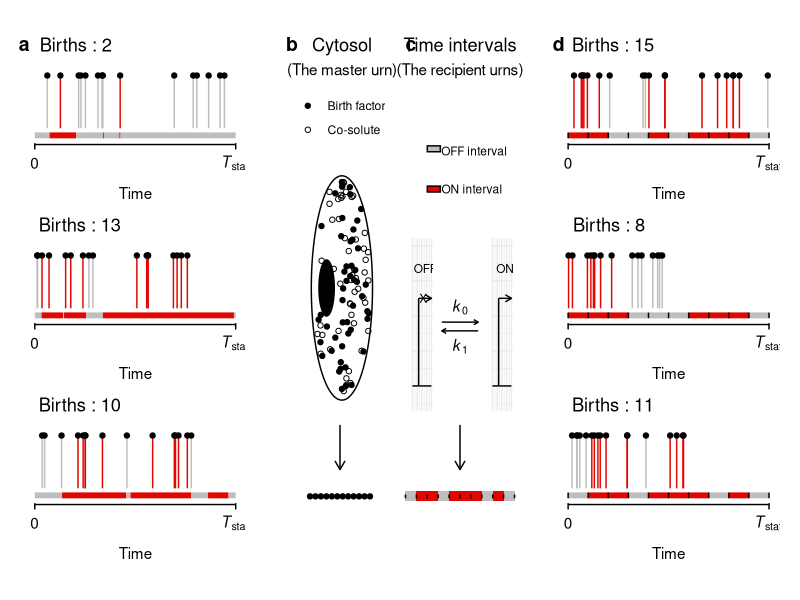

This chart was generated by the following R code:
library(tidyverse)
library(magrittr)
library(cowplot)

df <- data.frame(x = seq(0, 2*pi, length.out = 1000) %>% sin(),
                 y = seq(0, 2*pi, length.out = 1000) %>% cos())

df1 <- data.frame(x = (runif(10^2.4, 0, 1)*runif(10^2.4, 0, 4*pi)) %>% sin(),
                  y = (runif(10^2.4, 0, 1)*runif(10^2.4, 0, 4*pi)) %>% cos()) %>%
  subset(., x^2 + y^2 < 0.9) %>%
  subset(., (x+0.5)^2 + y^2 > 0.0625)

df1$group <- c("Birth factor", "Co-solute")[sample(2, nrow(df1), replace = T)] %>% 
  factor(., levels = c("Birth factor", "Co-solute"))

df2 <- data.frame(x = seq(0, 2*pi, length.out = 1000) %>% sin() %>%
                    multiply_by(., 0.25) %>% add(., -0.5),
                  y = seq(0, 2*pi, length.out = 1000) %>% cos() %>%
                    multiply_by(., 0.25))

p1 <- ggplot(df, aes(x, y)) +
  geom_path() +
  theme_minimal() +
  geom_point(data = df1, aes(x, y, shape = group), inherit.aes = F) +
  geom_line(data = df2, aes(x, y)) +
  ggtitle("Cytosol", subtitle = "(The master urn)") +
  theme(panel.grid = element_blank(),
        axis.text = element_blank(),
        axis.title = element_blank(),
        plot.title = element_text(hjust = 0.5),
        plot.subtitle = element_text(hjust = 0.5),
        legend.title = element_blank(),
        legend.direction = "vertical",
        legend.position = "top") +
  scale_shape_manual(values = c(19, 1)) +
  coord_cartesian(xlim = c(-1.5, 1.5))


#--------------

df <- data.frame(x = NA, y = NA)
p_basic <- ggplot(df, aes(x, y)) +
  theme_minimal() +
  annotate(geom = "segment",
           x = 0,
           xend = 1, 
           y = 0, 
           yend = 0) +
  annotate(geom = "segment",
           x = 0.33,
           xend = 0.33, 
           y = 0, 
           yend = 0.5) +
  annotate(geom = "segment",
           x = 0.33,
           xend = 1, 
           y = 0.5, 
           yend = 0.5,
           arrow = arrow(length = unit(0.07, "inches"))) +
  theme(#panel.grid = element_blank(),
    axis.text = element_blank(),
    axis.title = element_blank())

p2a <- p_basic + annotate(geom = "text",
                          x = 0.57,
                          y = 0.5,
                          label = "X", size = 3) +
  annotate(geom = "text",
           x = 0.67,
           y = 0.67,
           label = "OFF", size = 3) +
  coord_cartesian(ylim = c(-0.1, 0.8))

p2c <- ggplot(df, aes(x, y)) +
  annotate(geom = "segment",
           x = 0,
           xend = 1, 
           y = 0.15, 
           yend = 0.15,
           arrow = arrow(length = unit(0.05, "inches"))) +
  annotate(geom = "segment",
           x = 1,
           xend = 0, 
           y = -0.15, 
           yend = -0.15,
           arrow = arrow(length = unit(0.05, "inches"))) +
  annotate(geom = "text",
           x = 0.5, 
           y = 0.67,
           label = expression(italic("k")[0])) +
  annotate(geom = "text",
           x = 0.5, 
           y = -0.67,
           label = expression(italic("k")[1])) +
  theme_nothing() +
  coord_cartesian(ylim = c(-3, 3))

p2_prefix <- ggplot(data.frame(), aes()) +
  ggtitle("Time intervals", 
          subtitle = "(The recipient urns)") +
  theme_minimal() +
  labs(x = NULL, y = NULL) +
  theme(plot.title = element_text(hjust = 0.5),
        plot.subtitle = element_text(hjust = 0.5))

p2x <- plot_grid(p2a, 
                 p2c, 
                 p_basic + 
                   annotate(geom = "text",
                            x = 0.67,
                            y = 0.67,
                            label = "ON",
                            size = 3) +
                   coord_cartesian(ylim = c(-0.1, 0.8)), nrow = 1)

p_interval_legend <- ggplot() +
  annotate(geom = "rect", xmin = 0, ymin = -0.325, xmax = 0.6, ymax = -0.175,
           color = "black", fill = "#e10600") +
  coord_cartesian(xlim = c(-1, 4), ylim = c(-1, 1)) +
  annotate(geom = "rect", xmin = 0, ymin = 0.7, xmax = 0.6, ymax = 0.85,
           color = "black", fill = "grey") +
  annotate(geom = "text", x = 2.05, y = -0.25, label = "ON interval", size = 3) +
  annotate(geom = "text", x = 2.15, y = 0.72, label = "OFF interval", size = 3) +
  theme_nothing()+
  theme(axis.title = element_blank(),
        axis.text = element_blank()) +
  scale_y_continuous(expand = c(0.1, 0.1))

p2 <- plot_grid(p2_prefix, p_interval_legend,
                p2x, nrow = 3, rel_heights = c(0.25, 0.26, 0.49))

#--------

df3 <- data.frame(x = -2:9 + 0.5, y = 0)
p3 <- ggplot(df3, aes(x, y)) +
  geom_point() +
  coord_cartesian(xlim = c(-6, 14)) +
  theme_nothing()

#-----------------


set.seed(12345)
params <- data.frame(k0 = 0.3,
                     k1 = 0.2,
                     d0 = 0.05,
                     v0 = 1)#0.007)

for (ix in 1:3) {
  count1 <- c()
  time_intrvls <- rexp(1, params$k0)
  while (time_intrvls %>% max() %>% is_less_than(1/params$d0)) {
    k_this <- ifelse(length(time_intrvls) %% 2, params$k1, params$k0)
    time_intrvls <- c(time_intrvls, tail(time_intrvls, 1) +
                        rexp(1, k_this))
  } 
  
  time_intrvls[length(time_intrvls)] <- 1/params$d0
  
  polymrase_arrvl <-  rpois(1, params$v0/params$d0) %>% #params %$%
    seq(to = .) %>%
    map_dbl(., ~ rexp(1, params$v0)) %>%
    cumsum() %>%
    data.frame(t = ., y = 0.9)
  
  df <- data.frame(Stop = time_intrvls)# %>% cumsum())
  df$Start <- c(0, df$Stop %>% magrittr::extract(., -length(.)))
  df$Stop[nrow(df)] <- 1/params$d0
  df$type <- c("OFF", "ON") %>% rep(., 10) %>%
    magrittr::extract(., i = 1:nrow(df)) %>%
    factor(., levels = c("ON", "OFF"))
  
  polymrase_arrvl %<>% subset(., t < time_intrvls %>% max())
  polymrase_arrvl$type <- apply(polymrase_arrvl, 1,
                                function(x) {
                                  subset(df, (Start < x[1]) & (x[1] < Stop))$type %>% 
                                    as.character()
                                })
  
  time_scale <- params %$%
    sum(k0, k1) %>%
    divide_by(1, .)
  
  
  count1 <- c(polymrase_arrvl$type %>%
                equals(., "ON") %>%
                sum(),
              count1)
  
  plot_layers <- list(coord_cartesian(xlim = c(0, time_intrvls %>% max())),
                      scale_x_continuous(breaks = time_intrvls %>%
                                           cumsum() %>%
                                           as.numeric() %>%
                                           c(0, .)),
                      theme(axis.line.x = element_line(),
                            panel.grid = element_blank(),
                            axis.text = element_blank(),
                            axis.ticks.y = element_blank(),
                            legend.title = element_blank()
                      ),
                      geom_segment(data = df,
                                   aes(x = Start, xend = Stop, color = type),
                                   y = 0, yend = 0, size = 2),
                      ylab(NULL),
                      xlab(NULL)
  )
  
  
  plot_layers2 <- list(coord_cartesian(xlim = c(0, df$Stop %>% tail(., 1)),
                                       ylim = c(-0.5, 1)),
                       theme(panel.grid = element_blank(),
                         axis.text = element_blank(),
                         axis.ticks.y = element_blank(),
                         legend.title = element_blank()
                       ),
                       geom_segment(data = df,
                                    aes(x = Start, xend = Stop, color = type),
                                    y = 0.05, yend = 0.05, size = 2),
                       geom_segment(aes(x = t, y = y, xend =t, color = type), yend = 0.15),
                       geom_point(),
                       ylab(NULL),
                       xlab("Time"))
  
  
  p_intrctn1 <- ggplot(polymrase_arrvl, aes(t, y))  +
    plot_layers2 +
    ggtitle(paste0("Births : ", count1[1])) +
    scale_color_manual(values = c("#e10600", "grey"), guide = FALSE) +
    theme_minimal() +
    theme(axis.text = element_blank(),
          panel.grid = element_blank(),
          plot.title = element_text(hjust = 0.1))+
    annotate("segment", x=0, xend= df$Stop %>% tail(., 1),
             y=-0.08, yend = -0.08) +
    annotate("segment", x=0, xend= 0,
             y=-0.15, yend = -0.06) +
    annotate("segment", x= df$Stop %>% tail(., 1), xend= df$Stop %>% tail(., 1),
             y=-0.15, yend = -0.06) +
    annotate("text", x=0, y = -0.34, label = "0") +
    annotate("text", x= df$Stop %>% tail(., 1) %>% add(., -0.1), 
             y = -0.34, label="italic(T)[stat]", parse = TRUE)
  
  assign(paste0("p_intr_1", ix), p_intrctn1)
  
  nred <- params$k0/params$d0
  ngrey <- params$k1/params$d0
  w_urns <- 1/(params$k0+params$k1)
  set_of_recip_urns <- c(rep("OFF", ngrey), rep("ON", 6))
  df_urn <- data.frame(type = sample(set_of_recip_urns),
                       Start = c(0, w_urns*(1:(nred+ngrey-1))),
                       Stop = c(w_urns*(1:(nred+ngrey))))
  
  df_urn$type %<>%
    factor(., levels = c("ON", "OFF"))
  
  polymrase_arrvl <-  rpois(1, params$v0/params$d0) %>% #params %$%
    seq(to = .) %>%
    map_dbl(., ~ rexp(1, params$v0)) %>%
    cumsum() %>%
    data.frame(t = ., y = 0.9)
  
  polymrase_arrvl %<>% subset(., t < df_urn$Stop %>% max())
  polymrase_arrvl$type <- apply(polymrase_arrvl, 1,
                                function(x) {
                                  subset(df_urn, 
                                         (Start < x[1]) & (x[1] < Stop))$type %>% as.character()
                                })
  
  
  plot_layers3 <- list(coord_cartesian(xlim = c(0, df_urn$Stop %>% tail(., 1)),
                                       ylim = c(-0.5, 1)),
                       theme(#axis.line.x = element_line(),
                         panel.grid = element_blank(),
                         axis.text = element_blank(),
                         axis.ticks.y = element_blank(),
                         legend.title = element_blank()
                       ),
                       geom_segment(data = df_urn,
                                    aes(x = Start, xend = Stop, color = type),
                                    y = 0.05, yend = 0.05, size = 2),
                       geom_segment(aes(x = t, y = y, xend =t, color = type), yend = 0.15),
                       geom_point(),
                       ylab(NULL),
                       xlab("Time"))
  df_div <- data.frame(x=c(df_urn$Start, df$Stop %>% tail(., 1)),
                       xend=c(df_urn$Start, df$Stop %>% tail(., 1)))
  
  count1 <- polymrase_arrvl$type %>%
    equals(., "ON") %>%
    sum()
  
  p_intrctn2 <- ggplot(polymrase_arrvl, aes(t, y))  +
    plot_layers3 +
    ggtitle(paste0("Births : ", count1[1])) +
    scale_color_manual(values = c("#e10600", "grey"), guide = FALSE) +
    theme_minimal() +
    theme(axis.text = element_blank(),
          panel.grid = element_blank(),
          plot.title = element_text(hjust = 0.1))+
    geom_segment(df_div, mapping = aes(x = x, xend = xend), y = 0.01, yend = 0.09) +
    annotate("segment", x=0, xend= df_urn$Stop %>% tail(., 1),
             y=-0.08, yend = -0.08) +
    annotate("segment", x=0, xend= 0,
             y=-0.15, yend = -0.06) +
    annotate("segment", x= df_urn$Stop %>% tail(., 1), xend= df_urn$Stop %>% tail(., 1),
             y=-0.15, yend = -0.06) +
    annotate("text", x=0, y = -0.34, label = "0") +
    annotate("text", x= df_urn$Stop %>% tail(., 1) %>% add(., -0.1), 
             y = -0.34, label="italic(T)[stat]", parse = TRUE)
  
  assign(paste0("p_intr_2", ix), p_intrctn2)
  
}

p4 <- ggplot()  +
  geom_rect(df_urn, mapping = aes(xmin = Start, xmax = Stop, fill = type), 
            ymin=0, ymax=0.01) +
  theme_nothing() +
  coord_cartesian(ylim = c(0, 0.01)) + 
  scale_y_continuous(expand = c(0.02, 0.02)) +
  scale_fill_manual(values = c("#e10600", "grey")) +
  labs(x = NULL, y = NULL) +
  geom_segment(df_div, mapping = aes(x = x, xend = xend), y = 0.003, yend = 0.007)  


p_connector <- ggplot(data.frame(), aes()) +
  theme_nothing() +
  annotate(geom = "segment",
           x = 0,
           xend = 0,
           y = 1,
           yend = 0,
           arrow = arrow(length = unit(0.1, "inches")))


p11 <- plot_grid(p1, p_connector, p3, 
                 nrow = 3,
                 rel_heights = c(0.8, 0.1, 0.1))



p12 <- plot_grid(p2, p_connector, p4, 
                 nrow = 3,
                 rel_heights = c(0.8, 0.1, 0.1))
p <- plot_grid(p11, p12, labels = c("b", "c"))

p_nothing <- ggplot() + theme_nothing()
pp0 <- plot_grid(p, p_nothing, labels = c(NA, NA), nrow = 2, rel_heights = c(1, 0.1))

pp1 <- plot_grid(p_intr_11, p_intr_12, p_intr_13, nrow = 3, labels = c("a", NA, NA))
pp2 <- plot_grid(p_intr_21, p_intr_22, p_intr_23, nrow = 3, labels = c("d", NA, NA))

p21 <- plot_grid(pp1, pp0, pp2, nrow = 1,
                 scale = 0.9, rel_heights = c(1, 1, 1))


ggsave("Figure1.pdf",
       p21,
       width = 10.2,
       height = 4)
